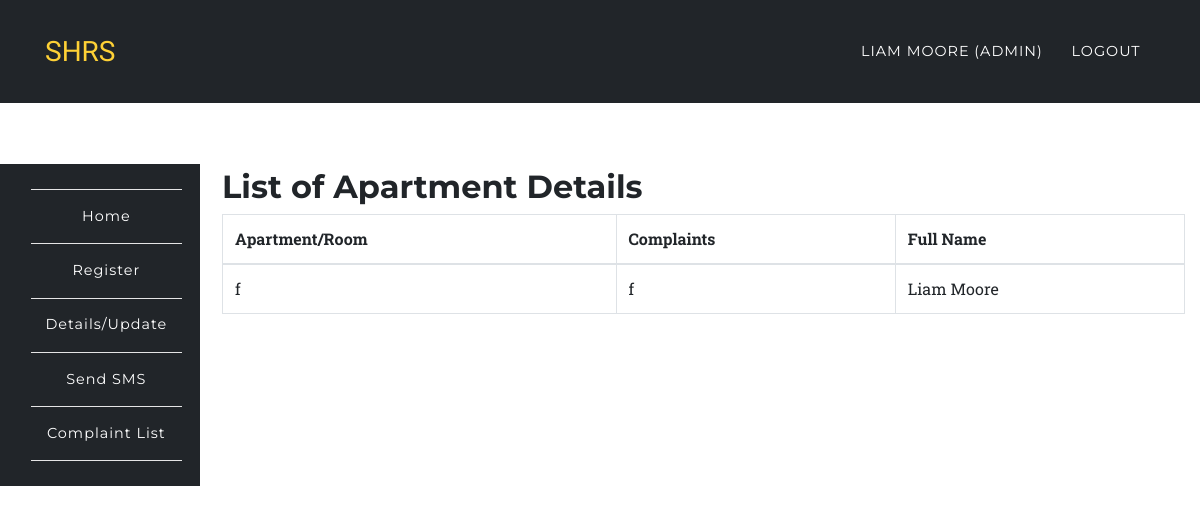
/app/cmplist.php (signed in), run on the app's committed database.
### tables this page shows
CREATE TABLE `cmps` (
  `id` int(11) NOT NULL,
  `name` varchar(100) DEFAULT NULL,
  `cmp` varchar(200) DEFAULT NULL,
  `username` varchar(200) DEFAULT NULL,
  `fullname` varchar(200) DEFAULT NULL
);

### app/cmplist.php (the view, shortened to what this page needs)
<?php
	require '../config/config.php';
		try {
			if($_SESSION['role'] == 'admin'){
				$stmt = $connect->prepare('SELECT * FROM cmps');
				$stmt->execute();
				$data = $stmt->fetchAll (PDO::FETCH_ASSOC);
			}
		}catch(PDOException $e) {
			$errMsg = $e->getMessage();
		}
?>
<?php include '../include/header.php';?>
	<nav class="navbar navbar-expand-lg navbar-dark fixed-top" style="background-color:#212529;" id="mainNav">
      <div class="container">
        <a class="navbar-brand js-scroll-trigger" href="../index.php">SHRS</a>
        <div class="collapse navbar-collapse" id="navbarResponsive">
          <ul class="navbar-nav text-uppercase ml-auto">
            <li class="nav-item">
              <a class="nav-link" href="#"><?php echo $_SESSION['fullname']; ?> <?php if($_SESSION['role'] == 'admin'){ echo "(Admin)"; } ?></a>
            </li>
            <li class="nav-item">
              <a href="../auth/logout.php" class="nav-link">Logout</a>
            </li>
          </ul>
        </div>
      </div>
    </nav>
	<section style="padding-left:0px;">
		<?php include '../include/side-nav.php';?>
	</section>
<section class="wrapper" style="margin-left: 16%;margin-top: -23%;">
	<div class="container">
		<div class="row">
			<div class="col-12">
			<h2>List of Apartment Details</h2>
				<?php
						echo '<table class="table table-bordered">';
						echo '<thead>';
						echo '<tr>';
						echo '<th>Apartment/Room</th>';
						echo '<th>Complaints</th>';
						echo '<th>Full Name</th>';
						echo '</tr>';
						echo '    </thead>';
							echo '    <tbody>';
					foreach ($data as $key => $value) {
					     echo ' <tr>';
					      echo "<td>".$value['name']."</td>";
					     echo "<td>".$value['cmp']."</td>";
					     echo "<td>".$value['fullname']."</td>";
					     echo "</tr>";
					}
					echo ' </tbody>';
					echo '	  </table>';
				?>
			</div>
		</div>
	</div>
</section>
<?php include '../include/footer.php';?>

### assets/css/rent.css (style rules this page uses)
body { overflow-x: hidden; font-family: "Roboto Slab", "Helvetica Neue", Helvetica, Arial, sans-serif; }
a { color: #ff5722; }
h1, h2, h3, h4, h5, h6 { font-weight: 700; font-family: "Montserrat", "Helvetica Neue", Helvetica, Arial, sans-serif; }
section { padding: 100px 0; }
@media (min-width: 768px) { section { padding: 140px 0; } }
#mainNav { background-color: #212529; }
#mainNav .navbar-brand { color: #fed136; font-family: "Kaushan Script", "Helvetica Neue", Helvetica, Arial, cursive; }
#mainNav .navbar-nav .nav-item .nav-link { font-size: 90%; font-weight: 400; padding: 0.75em 0; letter-spacing: 1px; color: white; font-family: "Montserrat", "Helvetica Neue", Helvetica, Arial, sans-serif; }
@media (min-width: 992px) { #mainNav { padding-top: 25px; padding-bottom: 25px; -webkit-transition: padding-top 0.3s, padding-bottom 0.3s; -moz-transition: padding-top 0.3s, padding-bottom 0.3s; transition: padding-top 0.3s, padding-bottom 0.3s; border: none; background-color: transparent; } }
@media (min-width: 992px) { #mainNav .navbar-brand { font-size: 1.75em; -webkit-transition: all 0.3s; -moz-transition: all 0.3s; transition: all 0.3s; } }
@media (min-width: 992px) { #mainNav .navbar-nav .nav-item .nav-link { padding: 1.1em 1em !important; } }

### assets/css/style.css (style rules this page uses)
.navbar { border-radius: 0px; }
section { padding-left: 15px; }

### data on the page
cmps: name "f", cmp "f", fullname "Liam Moore"

### other printed values
$_SESSION['fullname'] "LIAM MOORE"
